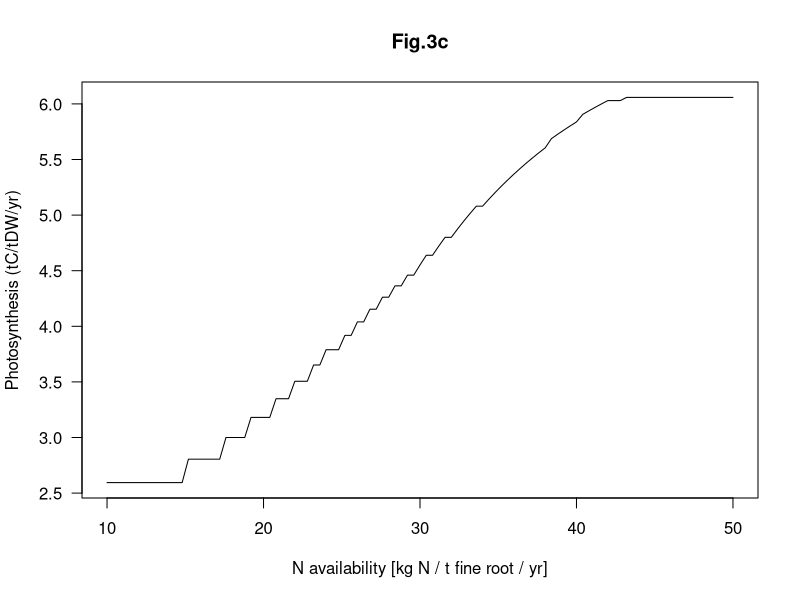

This chart was generated by the following R code:
## This is my implementation of the allocation optimisation by Makela et al., 2008. 
## All parameter values and equations are from that publication.

options(digits=8)
library(polynom) 

check.sanity <- TRUE
do.pine      <- TRUE
do.spruce    <- FALSE
verbose      <- FALSE

## set the independent variable: representing N availability (10 kgN/t-DW/yr = 10 gN/kg-DW/yr = 20 gN/kgC/yr = 0.02 gN/gC/yr)
#sigma_rM <- 0.02

if (do.pine||do.spruce) {

  if (do.pine){
    ## Parameters for Pinus sylvestris
    K_r       <- 2000
    K_f       <- 2500
    T_f       <- 3.3
    T_r       <- 1.25
    T_w       <- 40
    Y         <- 1.54
    r_m       <- 16
    sigma_fM0 <- 8.0
    n_r       <- 1
    n_w       <- 0.07
    f         <- 0.3
    alpha_w   <- 0.8
    c_H       <- 2800
    r_0       <- 0.009
    r_ref     <- 0.002
    
  } else if (do.spruce){
    ## Parameters for Picea abies
    K_r       <- 2000
    K_f       <- 8000
    T_f       <- 8
    T_r       <- 1.25
    T_w       <- 33.3
    Y         <- 1.54
    r_m       <- 16
    sigma_fM0 <- 4.0
    n_r       <- 1
    n_w       <- 0.07
    f         <- 0.3
    alpha_w   <- 0.4
    c_H       <- 3400
    r_0       <- 0.008
    r_ref     <- 0.002
  }

  ## light-saturated foliage-specific rate of photosynthesis (eq. 10); [sigma_fM] = kgC/kgDW/yr
  sigma_fM <- function( r_p, sigma_fM0=sigma_fM0, r_ref=r_ref ) {
    sigma_fM <- sigma_fM0 * r_p / ( r_p + r_ref)
  }

  ## actual (productive) photosynthetic N concentration (eq. 11)
  r_p <- function( r_f, r_0=r_0 ) {
    r_p <- max( (r_f - r_0), 0.0 )  
  }

  ## Set range of foliar N:C ratio (1.2 kgN/kgDW)
  r_f0 <- 0.012
  n_r_f0 <- 100
  r_f_range <- seq( from=r_f0-r_f0*0.5, to=r_f0+r_f0*0.5 , by=((r_f0+r_f0*0.5)-(r_f0-r_f0*0.5))/n_r_f0 )
  len_r_f <- length(r_f_range)

  ## Set range of N availability (=sigma_rM)
  n_sigma_rM <- 100
  sigma_rM0 <- 10/1000  # convert from kgN/t-DW to kgN/kg-DW
  sigma_rM1 <- 50/1000
  sigma_rM_range <- seq( from=sigma_rM0, to=sigma_rM1, by=(sigma_rM1-sigma_rM0)/n_sigma_rM )
  len_sigma_rM <- length(sigma_rM_range)

  ## initialise output arrays
  W_f_out     <- array(NA,dim=c(len_r_f,len_sigma_rM))
  W_r_out     <- array(NA,dim=c(len_r_f,len_sigma_rM))
  W_w_out     <- array(NA,dim=c(len_r_f,len_sigma_rM))
  G_out       <- array(NA,dim=c(len_r_f,len_sigma_rM))
  P_out       <- array(NA,dim=c(len_r_f,len_sigma_rM))
  R_m_out     <- array(NA,dim=c(len_r_f,len_sigma_rM))
  U_out       <- array(NA,dim=c(len_r_f,len_sigma_rM))
  phi_out     <- array(NA,dim=c(len_r_f,len_sigma_rM))
  r_f_out     <- array(NA,dim=c(len_r_f,len_sigma_rM))
  val_sigma_fM_out <- array(NA,dim=c(len_r_f,len_sigma_rM))
  if (check.sanity) {
    G_alt_out   <- array(NA,dim=c(len_r_f,len_sigma_rM))
    U_alt_out   <- array(NA,dim=c(len_r_f,len_sigma_rM))
    W_f_alt_out <- array(NA,dim=c(len_r_f,len_sigma_rM))  
  }

  for ( jdx in 1:len_sigma_rM ){
    ## ----------------------------------------------
    ## Vary N availability
    ## ----------------------------------------------
    sigma_rM <- sigma_rM_range[jdx]

    idx <- 0
    for (r_f in r_f_range) {
      idx <- idx + 1

      ## ----------------------------------------------
      ## Vary foliage C:N ratio
      ## ----------------------------------------------
      r_f_out[idx,jdx] <- r_f

      ## get value of sigma_fM (function)
      val_sigma_fM <- sigma_fM( r_p( r_f, r_0 ), sigma_fM0, r_ref )

      ## define coefficients of cubic function (eq. S10)
      beta1 <- Y * val_sigma_fM * K_f / ( 1/T_r + r_m * r_f * n_r )
      beta2 <- (1/T_f + r_f * ( alpha_w * c_H / T_w + Y * r_m * (1 + n_w * alpha_w * c_H * r_f ))) / (1/T_r + Y * r_m * r_f * n_r )
      beta3 <- sigma_rM * K_r / (r_f * (1-f) * n_r / T_r)
      beta4 <- (((1-f)/T_f)+((1-f) * n_w * alpha_w * c_H * r_f / T_w )) / ((1-f) * n_r / T_r)

      a1 <- ( beta1 - beta3 + K_r - K_f * (beta2+beta4)) / (- K_f)
      a2 <- (beta1 * beta4 - beta2 * beta3 + K_r * (beta2+beta4) - K_f * beta2 * beta4) / (-K_f)
      a3 <- K_r * beta2 * beta4 / (-K_f)

      ## use R polynom library to solve, this yields three solutions for phi
      poly <- polynomial( c( a3, a2, a1, 1 ) )
      out <- solve(poly)

      sols <- 0
      G <- 0
      for (i in out){
        ## ----------------------------------------------
        ## loop over the three solutions for phi
        ## ----------------------------------------------
        if (Im(i)==0 && Re(i)>0){

          ## i is solution in positive real space
          phi <- Re(i)
          sols <- sols + 1

          ## Get leaf, wood, and root mass with phi and r_f using eq. S3
          W_f <- beta1 / (beta2+phi) - K_f
          W_r <- phi * W_f
          W_w <- alpha_w * c_H * r_f * W_f

          ## Get productivity from W_f, phi, and r_f (= NPP)
          G_check <- W_f/T_f + W_r/T_r + W_w/T_w  # eq. S1

          if (G_check>G) {
            ## ----------------------------------------------
            ## This solution of phi is superior to the previous one w.r.t. growth
            ## ----------------------------------------------
            G <- G_check

            ## N uptake use eq. 6
            U <- r_f * W_f * ((1-f)/T_f + (1-f)*n_r*phi/T_r + (1-f)*n_w*alpha_w*c_H*r_f/T_w)

            ## GPP, eq. 6
            if ((W_f + K_f)!=0) {
              P <- val_sigma_fM * W_f * K_f / (W_f + K_f)
            } else {
              print('invalid solution: W_f + K_f = 0')
              stop
            }

            ## Maintenance respiration, eq. 5
            R_m <- r_m*r_f*W_f + r_m*r_f*n_r*W_r + r_m*n_w*r_f*W_w  # eq. 5

            ## write to output
            W_f_out[idx,jdx] <- W_f
            W_r_out[idx,jdx] <- W_r
            W_w_out[idx,jdx] <- W_w
            G_out[idx,jdx] <- G
            P_out[idx,jdx] <- P
            R_m_out[idx,jdx] <- R_m
            U_out[idx,jdx] <- U
            phi_out[idx,jdx] <- phi
            r_f_out[idx,jdx] <- r_f
            val_sigma_fM_out[idx,jdx] <- val_sigma_fM

            if (check.sanity) { 

              ## Alternatively, use eq. S7 and test if result is identical
              W_f_alt <- beta3 / (beta4+phi) - K_r / phi
              if (abs((W_f-W_f_alt)/W_f)>1e-9) { 
                print(paste('W_f     ', W_f))
                print(paste('W_f_alt ', W_f_alt))
                print(paste('diff    ', W_f_alt - W_f))
                print('S3 and S7 do not give identical results')
              }        

              ## Alternatively, use eq. 4 and test if result is identical
              G_alt <- Y * ( P - R_m )
              G_alt_out[idx,jdx] <- G_alt
              if (verbose) {
                if (abs((G-G_alt)/G)>1e-12) { 
                  print('not identical G calculated') 
                  print(paste('G:     ', G))
                  print(paste('G_alt: ', G_alt))
                } 
              }

              ## For N uptake, alternativaly use eq. 9
              U_alt <- sigma_rM*W_r*K_r / (W_r+K_r)
              U_alt_out[idx,jdx] <- U_alt
              if (verbose){
                if (abs((U-U_alt)/U)>1e-12) { 
                  print('not identical U calculated') 
                  print(paste('U:     ', U))
                  print(paste('U_alt: ', U_alt))
                } 
              }


            }


          }

        }
      }
      # print(paste('number of solutions: ', sols))
    }
  }

  ## for each N availability, find foliar-C:N index for which G is max
  idx.max <- rep(NA,len_sigma_rM)
  for (jdx in 1:len_sigma_rM){
    idx.max[jdx] <- which.max(G_out[,jdx])
  }

  ## Reduce arrays to maximum in r_f (1st dimension of *_out arrays)
  W_f_max   <- rep(NA,len_sigma_rM)
  W_r_max   <- rep(NA,len_sigma_rM)
  W_w_max   <- rep(NA,len_sigma_rM)
  G_max     <- rep(NA,len_sigma_rM) # = NPP
  P_max     <- rep(NA,len_sigma_rM) # = GPP
  R_m_max   <- rep(NA,len_sigma_rM)
  U_max     <- rep(NA,len_sigma_rM)
  phi_max   <- rep(NA,len_sigma_rM)
  r_f_max   <- rep(NA,len_sigma_rM)
  val_sigma_fM_max <- rep(NA,len_sigma_rM)
  if (check.sanity) {
    G_alt_max <- rep(NA,len_sigma_rM)
    U_alt_max <- rep(NA,len_sigma_rM)
  }
  for (jdx in 1:len_sigma_rM){
    W_f_max[jdx]   <- W_f_out[idx.max[jdx],jdx]
    W_r_max[jdx]   <- W_r_out[idx.max[jdx],jdx]
    W_w_max[jdx]   <- W_w_out[idx.max[jdx],jdx]
    G_max  [jdx]   <- G_out[idx.max[jdx],jdx]
    P_max  [jdx]   <- P_out[idx.max[jdx],jdx]
    R_m_max[jdx] <- R_m_out[idx.max[jdx],jdx]
    U_max  [jdx]   <- U_out[idx.max[jdx],jdx]
    phi_max[jdx]   <- phi_out[idx.max[jdx],jdx]
    r_f_max[jdx]   <- r_f_out[idx.max[jdx],jdx]
    val_sigma_fM_max[jdx] <- val_sigma_fM_out[idx.max[jdx],jdx]
    if (check.sanity) {
      G_alt_max[jdx] <- G_alt_out[idx.max[jdx],jdx]
      U_alt_max[jdx] <- U_alt_out[idx.max[jdx],jdx]
    }
  }
}

## Visualisations
par(las=1)

## Growth vs. leaf C:N, for a given N availability
# plot( r_f_range, G_out[,50], type="l", xlab="foliar C:N [kg-DW/kgN]", ylab="grwoth [kg-DW/yr]" )
# if (check.sanity) {lines( r_f_range, G_alt_out[,50], col="red" )}
# points( r_f_range[which.max(G_out[,50])], G_out[which.max(G_out[,50]),50] )
# points( r_f_range[which.max(G_alt_out[,50])], G_alt_out[which.max(G_alt_out[,50]),50], col="red" )

## N uptake vs. leaf C:N, for a given N availability
# plot( r_f_range, U_out[,50], type="l", xlab="foliar C:N [kg-DW/kgN]", ylab="N uptake [kg-N/yr]" )
# lines( r_f_range, U_alt_out[,50], col="red" )

## Fig. 1a: biomass vs. N availability
# plot( sigma_rM_range*1000, W_f_max/1000, type="l", xlab="N availability [kg N / t fine root / yr]", ylab="biomass [t-DW/ha]", ylim=c(0,18) )
# lines( sigma_rM_range*1000, W_r_max/1000, col="red" )
# title("Fig.1a")

## Fig. 1b: foliage:fine roots vs. N availability
# plot( sigma_rM_range*1000, 1/phi_max, type="l", xlab="N availability [kg N / t fine root / yr]", ylab="Foliage:fine roots", ylim=c(0,16) )
# title("Fig.1b")

## Fig. 2a: foliar C:N vs. N availability
# plot( sigma_rM_range*1000, r_f_max*100, type="l", xlab="N availability [kg N / t fine root / yr]", ylab="Foliar [N] (%)", ylim=c(0.8,1.6) )
# title("Fig.2a")

## Fig. 2b: N uptake vs. N availability
# plot( sigma_rM_range*1000, U_max, type="l", xlab="N availability [kg N / t fine root / yr]", ylab="Foliar [N] (%)", ylim=c(0,55) )
# title("Fig.2b")

## Fig. 3a: GPP/NPP vs. N availability
# plot( sigma_rM_range*1000, P_max/1000, type="l", xlab="N availability [kg N / t fine root / yr]", ylab="Production (tC/ha/yr)", ylim=c(0,16) )
# lines(sigma_rM_range*1000, G_max/1000, col="red" )
# lines(sigma_rM_range*1000, G_alt_max/1000, col="red", lty=2 )
# title("Fig.3a")

## Fig. 3b: NPP:GPP ratio
# plot( sigma_rM_range*1000, G_alt_max/P_max, type="l", xlab="N availability [kg N / t fine root / yr]", ylab="NPP:GPP" )
# title("Fig.3b")
# # ylim=c(0.2,0.6)

## Fig. 3c: Photosynthesis (leaf-specific)
plot( sigma_rM_range*1000, val_sigma_fM_max, type="l", xlab="N availability [kg N / t fine root / yr]", ylab="Photosynthesis (tC/tDW/yr)" )
title("Fig.3c")

## Fig. 4a: C allocation vs. N availability
# plot( sigma_rM_range*1000, W_w_max/(W_f_max+W_w_max+W_r_max)*100, type="l", xlab="N availability [kg N / t fine root / yr]", ylab="C allocation (%)", ylim=c(0,100) )
# lines( sigma_rM_range*1000, W_r_max/(W_f_max+W_w_max+W_r_max)*100, col="red" )




